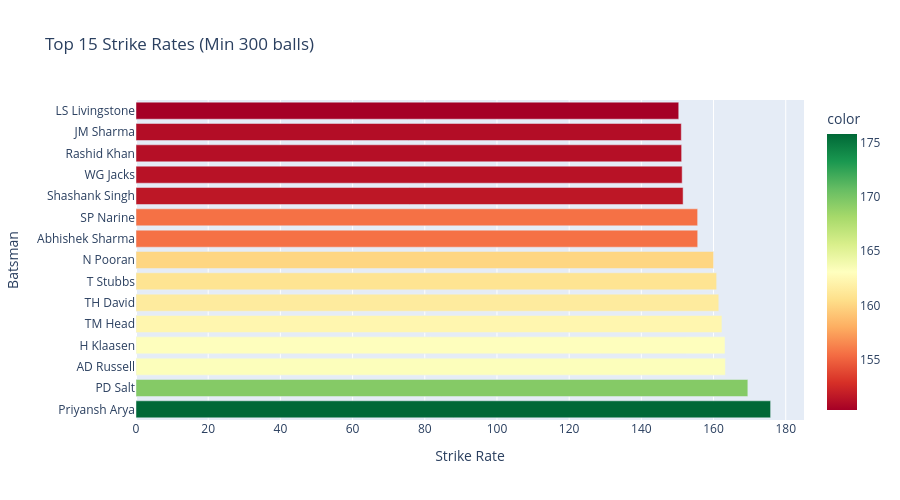

Notebook cell for this chart:
### Markdown cell above
## 2. Batsman Strike Rate Analysis

### Code cell
# Calculate strike rate (minimum 300 balls faced)
batsman_balls = deliveries.groupby("batsman").size()
batsman_runs = deliveries.groupby("batsman")["batsman_runs"].sum()
strike_rate = (batsman_runs / batsman_balls * 100).sort_values(ascending=False)

# Filter batsmen with at least 300 balls
sr_filtered = strike_rate[batsman_balls >= 300].head(15)

fig = px.bar(
    x=sr_filtered.values,
    y=sr_filtered.index,
    orientation="h",
    title="Top 15 Strike Rates (Min 300 balls)",
    labels={"x": "Strike Rate", "y": "Batsman"},
    color=sr_filtered.values,
    color_continuous_scale="RdYlGn"
)
fig.update_layout(height=500, showlegend=False)
fig.show()

print("🏏 Top Strike Rates (Min 300 balls):")
print(sr_filtered)

### Figure 1 — Plotly figure (JSON) as saved in the notebook; plotly's stock layout.template omitted (floating-point values rounded to 4 significant figures)
{"data": [{"hovertemplate": "Strike Rate=%{x}<br>Batsman=%{y}<br>color=%{marker.color}<extra></extra>", "legendgroup": "", "marker": {"color": [175.8, 169.5, 163.3, 163.2, 162.3, 161.5, 160.9, 160.0, 155.6, 155.6, 151.6, 151.3, 151.2, 151.1, 150.4], "coloraxis": "coloraxis", "pattern": {"shape": ""}}, "name": "", "orientation": "h", "showlegend": false, "textposition": "auto", "type": "bar", "x": [175.8, 169.5, 163.3, 163.2, 162.3, 161.5, 160.9, 160.0, 155.6, 155.6, 151.6, 151.3, 151.2, 151.1, 150.4], "xaxis": "x", "y": ["Priyansh Arya", "PD Salt", "AD Russell", "H Klaasen", "TM Head", "TH David", "T Stubbs", "N Pooran", "Abhishek Sharma", "SP Narine", "Shashank Singh", "WG Jacks", "Rashid Khan", "JM Sharma", "LS Livingstone"], "yaxis": "y"}], "layout": {"barmode": "relative", "coloraxis": {"autocolorscale": false, "colorbar": {"title": {"text": "color"}}, "colorscale": [[0, "rgb(165,0,38)"], [0.1, "rgb(215,48,39)"], [0.2, "rgb(244,109,67)"], [0.3, "rgb(253,174,97)"], [0.4, "rgb(254,224,139)"], [0.5, "rgb(255,255,191)"], [0.6, "rgb(217,239,139)"], [0.7, "rgb(166,217,106)"], [0.8, "rgb(102,189,99)"], [0.9, "rgb(26,152,80)"], [1, "rgb(0,104,55)"]]}, "height": 500, "legend": {"tracegroupgap": 0}, "showlegend": false, "title": {"text": "Top 15 Strike Rates (Min 300 balls)"}, "xaxis": {"anchor": "y", "domain": [0, 1], "title": {"text": "Strike Rate"}}, "yaxis": {"anchor": "x", "domain": [0, 1], "title": {"text": "Batsman"}}}}
